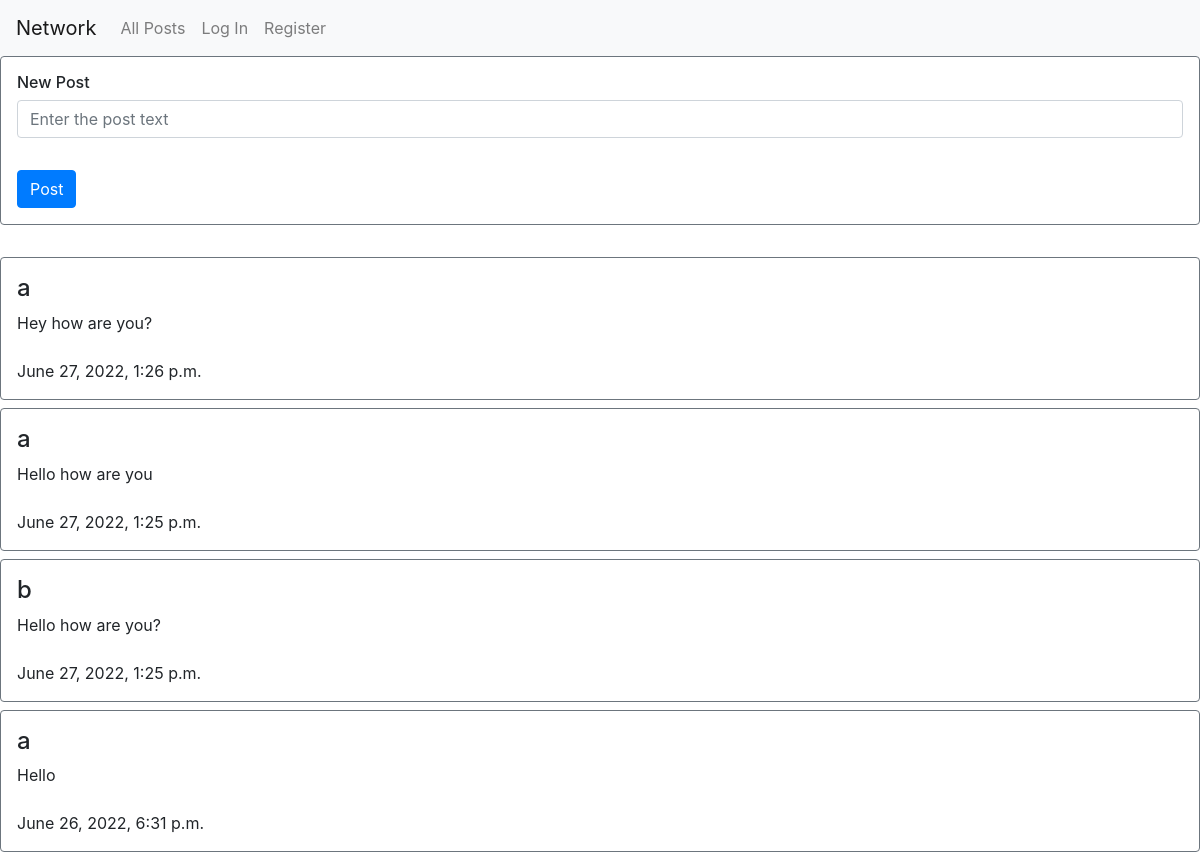
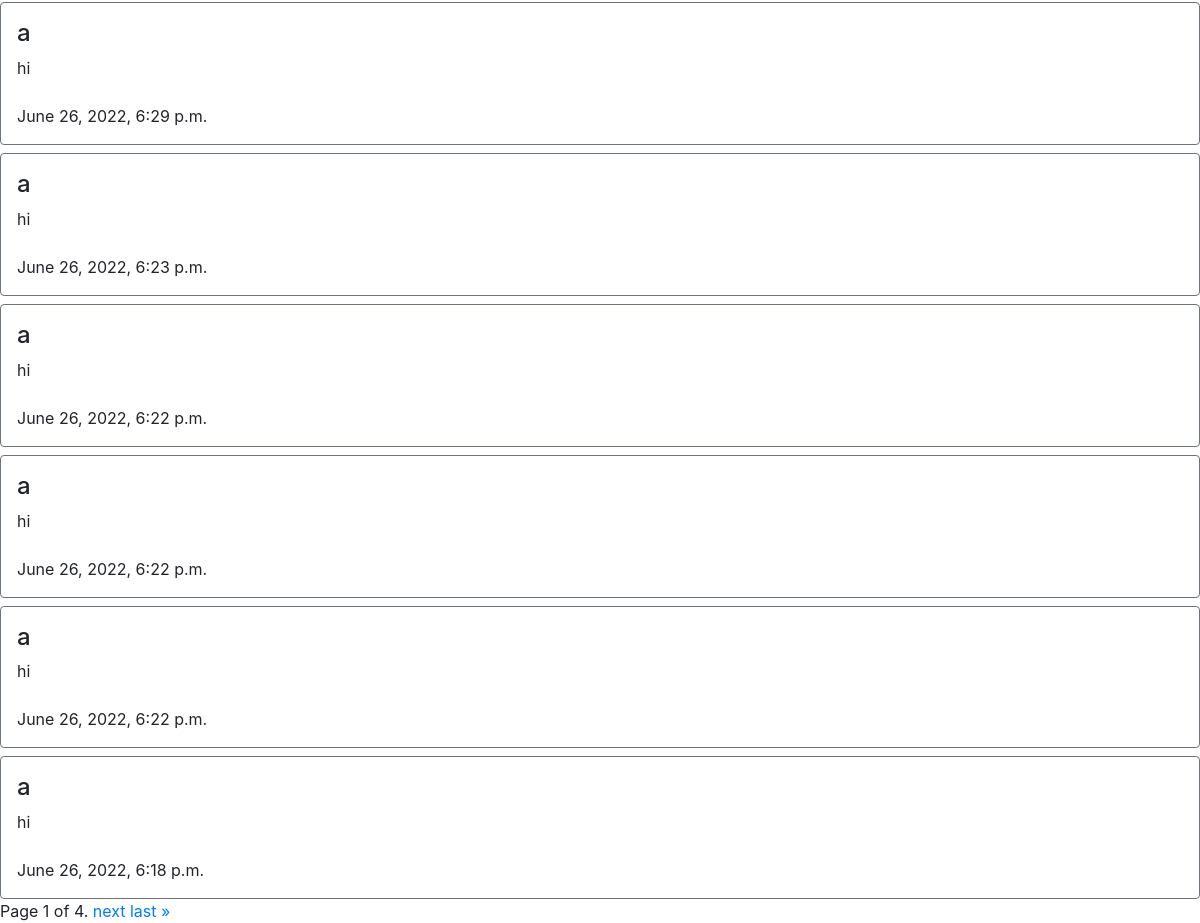
The page / on the database its author committed (2 pictures, top to bottom).
### network/models.py (models this page shows)
class Post(models.Model):
    user = models.ForeignKey(User, on_delete=models.CASCADE, related_name="user") #user who created the post
    post = models.CharField(max_length=200) # text of the post
    timestamp = models.DateTimeField() # time stamp of the post

class User(AbstractUser):
    pass

### network/views.py (the view, shortened to what this page needs)
# urls.py: path("", views.index, name="index"),
def index(request):
    message=""
    posts = Post.objects.all().order_by('-timestamp')#arranging from most recent post first
    paginator = Paginator(posts, 10) # Show 10 contacts per page.
    page_number = request.GET.get('page')
    page_obj = paginator.get_page(page_number)
    return render(request, "network/index.html",{
        "posts": posts,
        "message": message,
        "page_obj": page_obj
    })

### network/templates/network/index.html (shortened to what this page needs)
{% extends "network/layout.html" %}
{% load static %}
{% block body %}
    <div class="border border-secondary rounded p-3">
        <h6>New Post</h6>
        <form  action="{% url 'index' %}" method="POST">
            <input autofocus=True class="form-control mb-2" type="text" placeholder="Enter the post text" name="post"></input><br>
            <input type="submit" class="btn btn-primary" name="submit" value="Post"></input>
        </form>
    </div><br>
    {% for post in page_obj %}
    <div class="border border-secondary rounded p-3 mt-2">
        <h4>{{post.user}}</h4>
        <div id="post-{{post.id}}">{{ post.post }}</div><br>
        {{post.timestamp}}<br>
    </div>
    {% endfor %}
    <div class="pagination">
        <span class="step-links">
            <span class="current">
                Page {{ page_obj.number }} of {{ page_obj.paginator.num_pages }}.
            </span>
            {% if page_obj.has_next %}
                <a href="?page={{ page_obj.next_page_number }}">next</a>
                <a href="?page={{ page_obj.paginator.num_pages }}">last &raquo;</a>
            {% endif %}
        </span>
    </div>
{% endblock %}

### rows shown on the page
Post: user "a", post "Hey how are you?", timestamp "June 27, 2022, 1:26 p.m."
Post: user "a", post "Hello how are you", timestamp "June 27, 2022, 1:25 p.m."
Post: user "b", post "Hello how are you?", timestamp "June 27, 2022, 1:25 p.m."
Post: user "a", post "Hello", timestamp "June 26, 2022, 6:31 p.m."
Post: user "a", post "hi", timestamp "June 26, 2022, 6:29 p.m."
Post: user "a", post "hi", timestamp "June 26, 2022, 6:23 p.m."
Post: user "a", post "hi", timestamp "June 26, 2022, 6:22 p.m."
Post: user "a", post "hi", timestamp "June 26, 2022, 6:22 p.m."
Post: user "a", post "hi", timestamp "June 26, 2022, 6:22 p.m."
Post: user "a", post "hi", timestamp "June 26, 2022, 6:18 p.m."

### other values the page prints
{{ page_obj.number }} "1"
{{ page_obj.paginator.num_pages }} "4"
